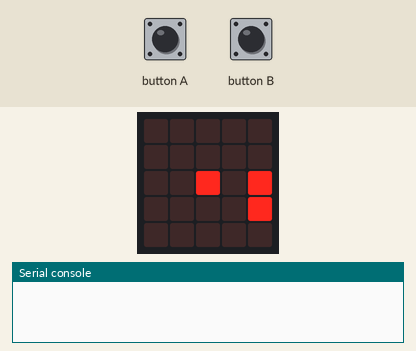
Recording of a program running on a simulated BBC micro:bit running MicroPython. Shown: the board's 5×5 LED display, the last lines printed to the serial console. The inputs (shaded band) are chosen by the test bench. Random numbers come from a fixed seed; no radio messages arrive unless stated (any console line starting 'radio sent:' is added by the test bench).

Above: at 1.2 s.
1.3 s: button B pressed for 0.15 s
At 2.5 s:
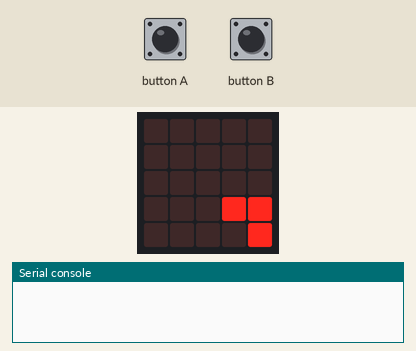
4.4 s: button A pressed for 0.15 s
At 6.5 s:
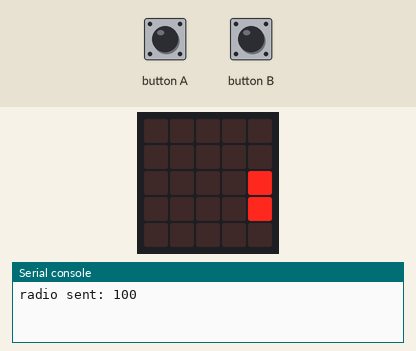
7.5 s: button A pressed for 1 s
At 8.1 s:
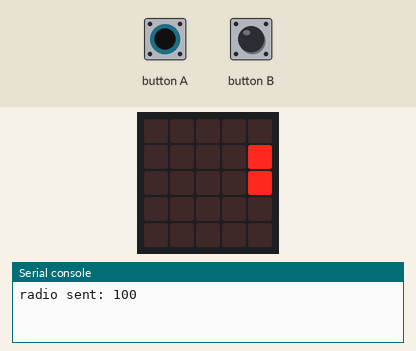
11.5 s: button A pressed for 0.15 s
At 12.2 s:
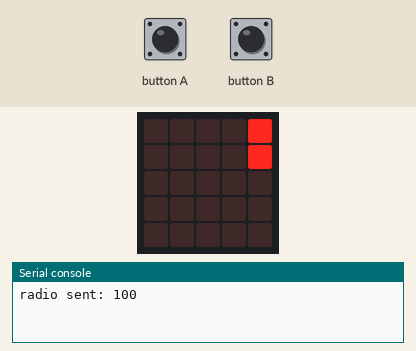
14.6 s: button B pressed for 1 s
At 15.3 s:
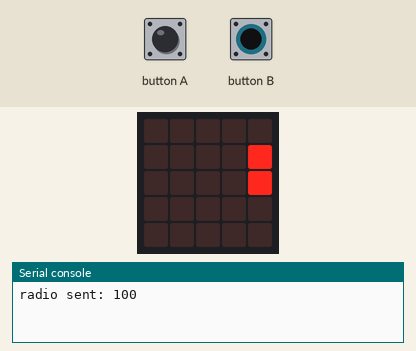
18.3 s: button B pressed for 3.2 s
At 18.9 s:
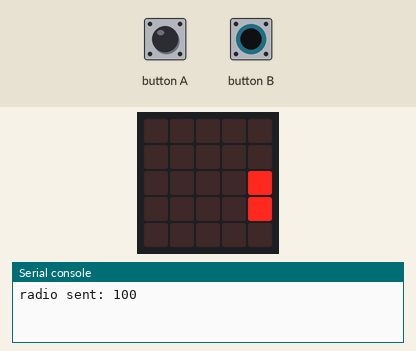
Timing chart, 0 to 21.3 s (numbered marks = the images above; inputs shaded):
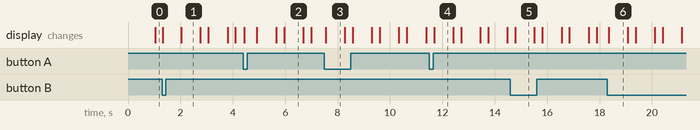

Measured:
- what the display in image 1 shows lasts 0.8 s, from 2.0 s to 2.8 s

The program:

main.py
```python
# Imports go at the top
from microbit import *
import radio
import time
import random

radio.config(group=7)
radio.on()
ball_speed = 1000

# Class for the bouncing ball
class Ball:
    def __init__(self, start_loc, start_dir):
        self.ball_loc = start_loc
        self.ball_dir = start_dir
        self.bounds = [-1, 4, 0, 4]
        self.moving = True

    def move(self, paddle):
        if not (self.bounds[0] <= self.ball_loc[0] + self.ball_dir[0] <= self.bounds[1]):
            self.ball_dir[0] *= -1
        self.ball_loc[0] += self.ball_dir[0]

        if not (self.bounds[2] <= self.ball_loc[1] + self.ball_dir[1] <= self.bounds[3]):
            self.ball_dir[1] *= -1
        self.ball_loc[1] += self.ball_dir[1]

        if self.ball_loc[0] == 4:
            if self.ball_loc[1] in paddle.get_loc():
                self.ball_dir[0] *= -1
                self.ball_loc[0] += self.ball_dir[0] * 2
                global ball_speed
                ball_speed *= 0.95

            else:
                display.scroll('Loser!')

        elif self.ball_loc[0] == -1:
            if self.ball_dir[0] == -1:
                self.ball_dir[0] = 0
            if self.ball_dir[1] == -1:
                self.ball_dir[1] = 0
            radio.send(str(self.ball_loc[1]) + str(self.ball_dir[0]) + str(self.ball_dir[1]))
            self.moving = False

    def get_loc(self, index):
        return self.ball_loc[index]

    def start_moving(self):
        self.moving = True

    def is_moving(self):
        return self.moving

class Paddle:
    def __init__(self, start_loc, speed):
        self.paddle_loc = start_loc
        self.speed = speed
        self.bounds = [0, 4]

    def move(self, dir):
        if self.bounds[0] <= self.paddle_loc + self.speed * dir <= self.bounds[1] - 1:
            self.paddle_loc += self.speed * dir

    def get_loc(self):
        return [self.paddle_loc, self.paddle_loc + 1]

def refresh_screen():
    display.clear()
    if ball.is_moving():
        display.set_pixel(ball.get_loc(0), ball.get_loc(1), 9)
    display.set_pixel(4, paddle.get_loc()[0], 9)
    display.set_pixel(4, paddle.get_loc()[1], 9)


ball = Ball([1, random.randint(0, 4)], [1, 1])
paddle = Paddle(2, 1)
button_down = False
# Code in a 'while True:' loop repeats forever
previous_ms = time.ticks_ms()
while True:

    message = radio.receive()
    if message:
        if message[1] == 0:
            ball.ball_dir[0] = -1
        else:
            ball.ball_dir[0] = 1
        if message[2] == 0:
            ball.ball_dir[1] = -1
        else:
            ball.ball_dir[1] = 1
        ball.ball_loc[0] = 0
        ball.ball_loc[1] = int(message[0])
        ball.moving = True
        previous_ms = time.ticks_ms()
        ball_speed *= 0.95

    if not (button_a.is_pressed() or button_b.is_pressed()):
        button_down = False

    if button_a.is_pressed() and not button_down:
        paddle.move(-1)
        button_down = True

    if button_b.is_pressed() and not button_down:
        paddle.move(1)
        button_down = True

    if ball.is_moving():
        current_ms = time.ticks_ms()
        if time.ticks_diff(current_ms, previous_ms) >= ball_speed:
            ball.move(paddle)
            previous_ms = time.ticks_ms()

    refresh_screen()
```
